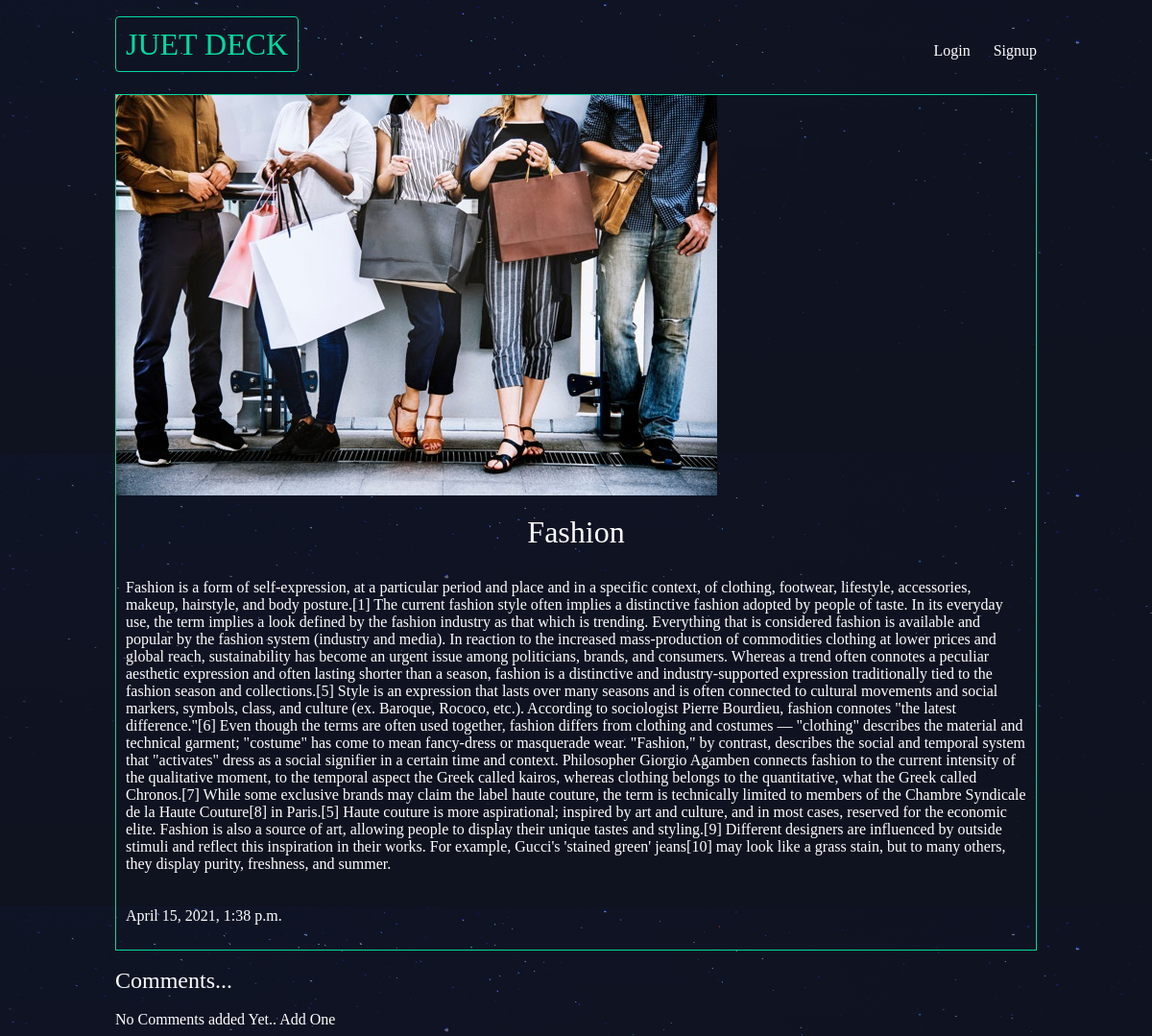
Screenshot of /articles/fashion/ with the database file from the repository.
### articles/models.py (models this page shows, shortened)
class Article(models.Model):
    title = models.CharField(max_length = 100)
    slug = models.SlugField()
    body = models.TextField()
    date = models.DateTimeField(auto_now_add = True)
    thumb = models.ImageField(default = 'default.png', blank = True)
    author = models.ForeignKey(User,on_delete=models.CASCADE, default = None)

### articles/views.py (the view)
# urls.py: url(r'^(?P<slug>[\w-]+)/$', views.article_details, name = 'details'),
def article_details(request,slug):
    article = Article.objects.get(slug = slug)
    return render(request, 'articles/article_detail.html', {'article':article})

### articles/templates/articles/article_detail.html (shortened to what this page needs)
{% extends 'base_layout.html' %}
{% block content%}
<div class="article-detail">
  <div class="article">
    <img src="{{article.thumb.url}}" alt="">
    <h2>{{article.title}}</h2>
    <p>{{article.body}}</p>
    <p>{{article.date}}</p>
  </div>
<br>
<h2>Comments...</h2>
<br>
{% if not article.comments.all %}
    No Comments added Yet.. <a href="#">Add One</a>
{% endif %}
</div>
{% endblock %}

### assets/styles.css (style rules this page uses)
body { background-color: #0f121f; background-image: url(stars.png); background-repeat-y: no-repeat; color: #fff; }
h1, h2, h3, h4, h5 { font-weight: normal; margin: 0; }
a,a:hover, a:visited { color: #fff; text-decoration: none; }
.article { padding: 10px; border: 1px solid #00dba0; position: relative; padding-bottom: 40px; }
.article h2 { font-size: 1.2rem; }
.article-detail .article { padding: 0;; }
.article-detail .article img { align-items: center; max-width: 100%; }
.article-detail .article h2 { text-align: center; margin: 20px auto; font-size: 2em; }
.article-detail .article p { text-align: left; padding: 10px; }

### rows the page displays
Article: thumb (picture), title "Fashion", body "Fashion is a form of self-expression, at a particular period and place and in a specific context, of clothing, footwear, lifestyle, accessories, makeup, hairstyle, and body posture.[1] The current fashion style often implies a distinctive fashion adopted by people of taste. In its everyday use, the term implies a look defined by the fashion industry as that which is trending. Everything that is considered fashion is available and popular by the fashion system (industry and media). In reaction to the increased mass-production of commodities clothing at lower prices and global reach, sustainability has become an urgent issue among politicians, brands, and consumers. Whereas a trend often…", date "April 15, 2021, 1:38 p.m."
